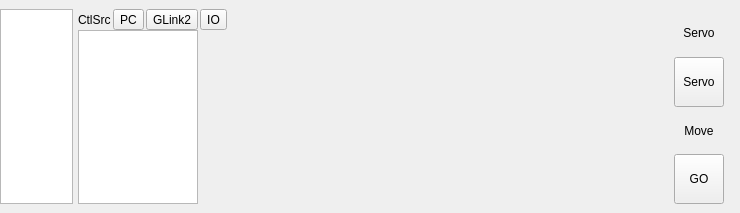
<?xml version="1.0" encoding="UTF-8"?>
<ui version="4.0">
 <class>TabMotion</class>
 <widget class="QWidget" name="TabMotion">
  <property name="geometry">
   <rect>
    <x>0</x>
    <y>0</y>
    <width>740</width>
    <height>213</height>
   </rect>
  </property>
  <property name="windowTitle">
   <string>Form</string>
  </property>
  <layout class="QHBoxLayout" name="horizontalLayout_2" stretch="1,8,1">
   <property name="spacing">
    <number>5</number>
   </property>
   <property name="leftMargin">
    <number>0</number>
   </property>
   <property name="topMargin">
    <number>9</number>
   </property>
   <property name="rightMargin">
    <number>5</number>
   </property>
   <property name="bottomMargin">
    <number>9</number>
   </property>
   <item>
    <widget class="QListWidget" name="listWidget_plot_tab2_axis">
     <property name="minimumSize">
      <size>
       <width>40</width>
       <height>0</height>
      </size>
     </property>
     <property name="maximumSize">
      <size>
       <width>16777215</width>
       <height>16777215</height>
      </size>
     </property>
    </widget>
   </item>
   <item>
    <layout class="QVBoxLayout" name="verticalLayout_7">
     <property name="spacing">
      <number>0</number>
     </property>
     <item>
      <layout class="QHBoxLayout" name="horizontalLayout_14">
       <property name="spacing">
        <number>2</number>
       </property>
       <item>
        <widget class="QLabel" name="label_12">
         <property name="text">
          <string>CtlSrc</string>
         </property>
        </widget>
       </item>
       <item>
        <widget class="QToolButton" name="tbtn_plot_ctlsrc_pc">
         <property name="text">
          <string>PC</string>
         </property>
        </widget>
       </item>
       <item>
        <widget class="QToolButton" name="tbtn_plot_ctlsrc_glink2">
         <property name="text">
          <string>GLink2</string>
         </property>
        </widget>
       </item>
       <item>
        <widget class="QToolButton" name="tbtn_plot_ctlsrc_io">
         <property name="text">
          <string>IO</string>
         </property>
        </widget>
       </item>
       <item>
        <spacer name="horizontalSpacer_4">
         <property name="orientation">
          <enum>Qt::Horizontal</enum>
         </property>
         <property name="sizeHint" stdset="0">
          <size>
           <width>40</width>
           <height>20</height>
          </size>
         </property>
        </spacer>
       </item>
      </layout>
     </item>
     <item>
      <widget class="QStackedWidget" name="stackedWidget_pc_glink2">
       <property name="currentIndex">
        <number>0</number>
       </property>
       <widget class="QWidget" name="page_pc">
        <layout class="QHBoxLayout" name="horizontalLayout_18" stretch="0,0">
         <property name="spacing">
          <number>0</number>
         </property>
         <property name="leftMargin">
          <number>0</number>
         </property>
         <property name="topMargin">
          <number>0</number>
         </property>
         <property name="rightMargin">
          <number>0</number>
         </property>
         <property name="bottomMargin">
          <number>0</number>
         </property>
         <item>
          <widget class="QListWidget" name="listWidget_plot_motion_type_inx">
           <property name="maximumSize">
            <size>
             <width>120</width>
             <height>16777215</height>
            </size>
           </property>
          </widget>
         </item>
         <item>
          <widget class="QStackedWidget" name="stackedWidget_motion_container">
           <property name="minimumSize">
            <size>
             <width>200</width>
             <height>0</height>
            </size>
           </property>
          </widget>
         </item>
        </layout>
       </widget>
       <widget class="QWidget" name="page_glink2"/>
       <widget class="QWidget" name="page_io"/>
      </widget>
     </item>
    </layout>
   </item>
   <item>
    <layout class="QVBoxLayout" name="verticalLayout_go">
     <property name="spacing">
      <number>0</number>
     </property>
     <property name="rightMargin">
      <number>0</number>
     </property>
     <item>
      <widget class="QLabel" name="label_plot_servo">
       <property name="text">
        <string>Servo</string>
       </property>
       <property name="alignment">
        <set>Qt::AlignCenter</set>
       </property>
      </widget>
     </item>
     <item>
      <layout class="QHBoxLayout" name="horizontalLayout_3">
       <property name="spacing">
        <number>0</number>
       </property>
       <item>
        <widget class="QToolButton" name="tbtn_plot_servoBtn">
         <property name="sizePolicy">
          <sizepolicy hsizetype="Preferred" vsizetype="Preferred">
           <horstretch>0</horstretch>
           <verstretch>0</verstretch>
          </sizepolicy>
         </property>
         <property name="minimumSize">
          <size>
           <width>50</width>
           <height>50</height>
          </size>
         </property>
         <property name="maximumSize">
          <size>
           <width>50</width>
           <height>50</height>
          </size>
         </property>
         <property name="text">
          <string>Servo</string>
         </property>
        </widget>
       </item>
      </layout>
     </item>
     <item>
      <widget class="QLabel" name="label_13">
       <property name="sizePolicy">
        <sizepolicy hsizetype="Preferred" vsizetype="Preferred">
         <horstretch>0</horstretch>
         <verstretch>0</verstretch>
        </sizepolicy>
       </property>
       <property name="text">
        <string>Move</string>
       </property>
       <property name="alignment">
        <set>Qt::AlignCenter</set>
       </property>
      </widget>
     </item>
     <item>
      <layout class="QHBoxLayout" name="horizontalLayout">
       <property name="spacing">
        <number>0</number>
       </property>
       <item>
        <spacer name="horizontalSpacer">
         <property name="orientation">
          <enum>Qt::Horizontal</enum>
         </property>
         <property name="sizeHint" stdset="0">
          <size>
           <width>40</width>
           <height>20</height>
          </size>
         </property>
        </spacer>
       </item>
       <item>
        <widget class="QToolButton" name="tbtn_plot_servoGoMotion">
         <property name="sizePolicy">
          <sizepolicy hsizetype="Preferred" vsizetype="Preferred">
           <horstretch>0</horstretch>
           <verstretch>0</verstretch>
          </sizepolicy>
         </property>
         <property name="minimumSize">
          <size>
           <width>50</width>
           <height>50</height>
          </size>
         </property>
         <property name="maximumSize">
          <size>
           <width>50</width>
           <height>50</height>
          </size>
         </property>
         <property name="text">
          <string>GO</string>
         </property>
        </widget>
       </item>
       <item>
        <spacer name="horizontalSpacer_2">
         <property name="orientation">
          <enum>Qt::Horizontal</enum>
         </property>
         <property name="sizeHint" stdset="0">
          <size>
           <width>40</width>
           <height>20</height>
          </size>
         </property>
        </spacer>
       </item>
      </layout>
     </item>
    </layout>
   </item>
  </layout>
 </widget>
 <resources/>
 <connections/>
</ui>
